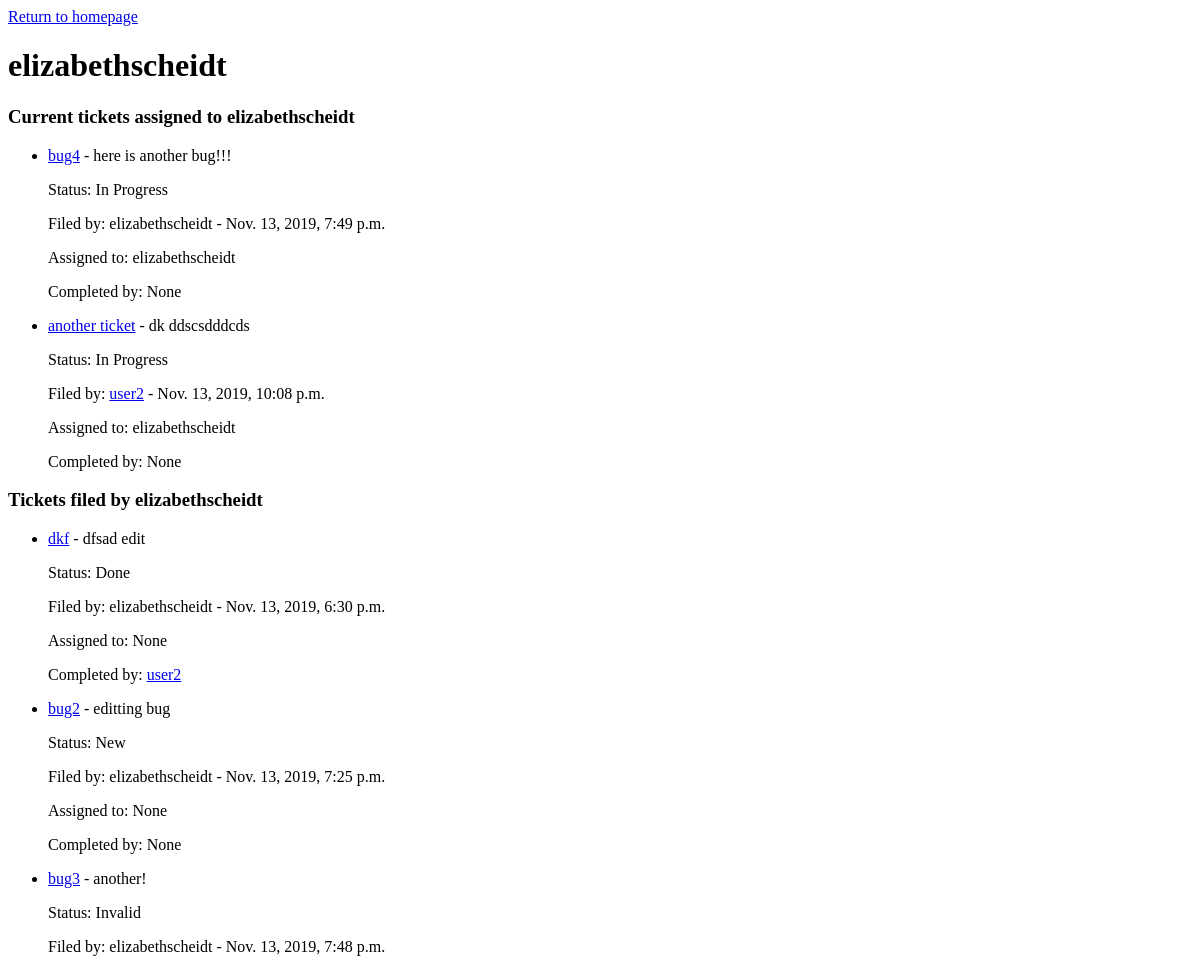
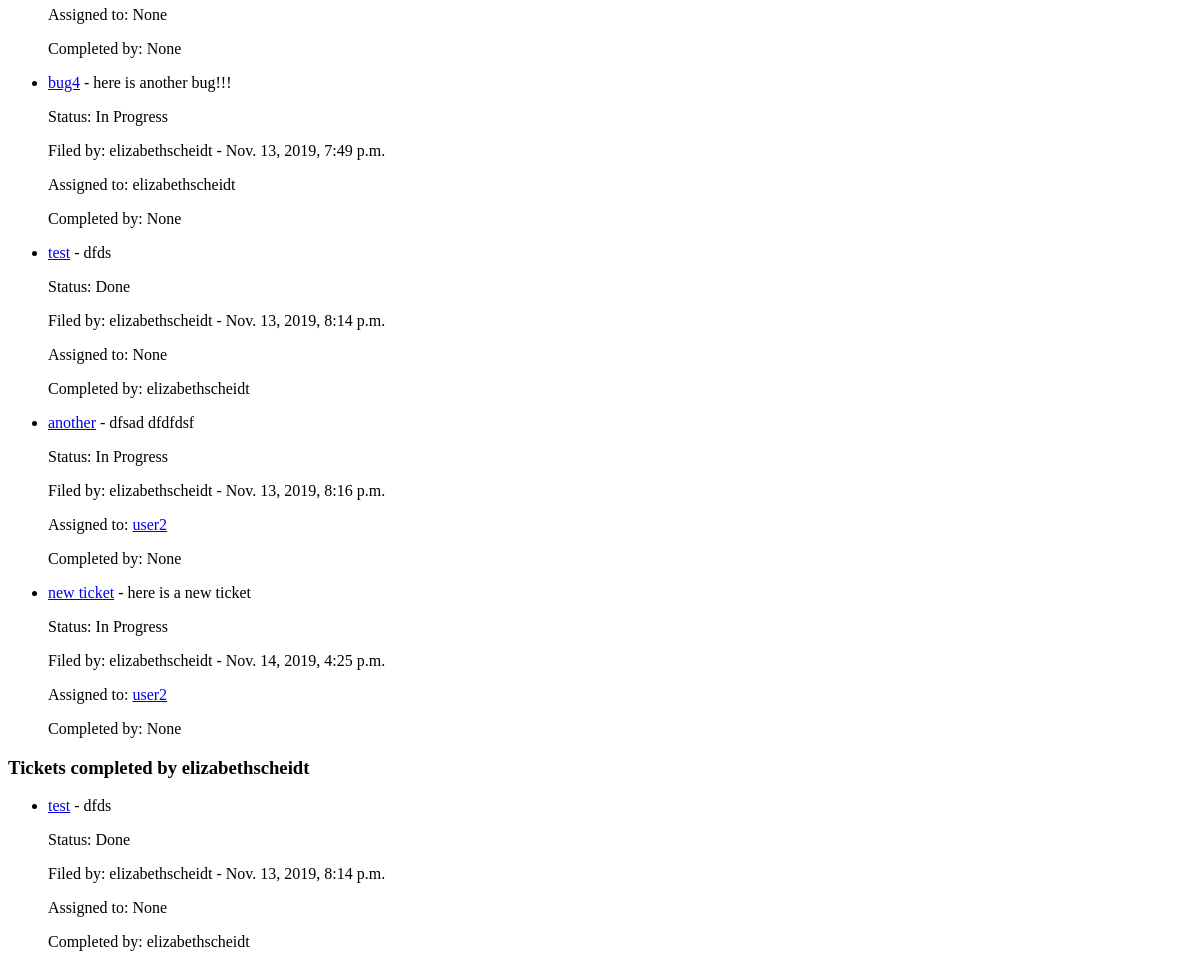
The app's page /user/1 (signed in), older data (2 pictures, top to bottom).
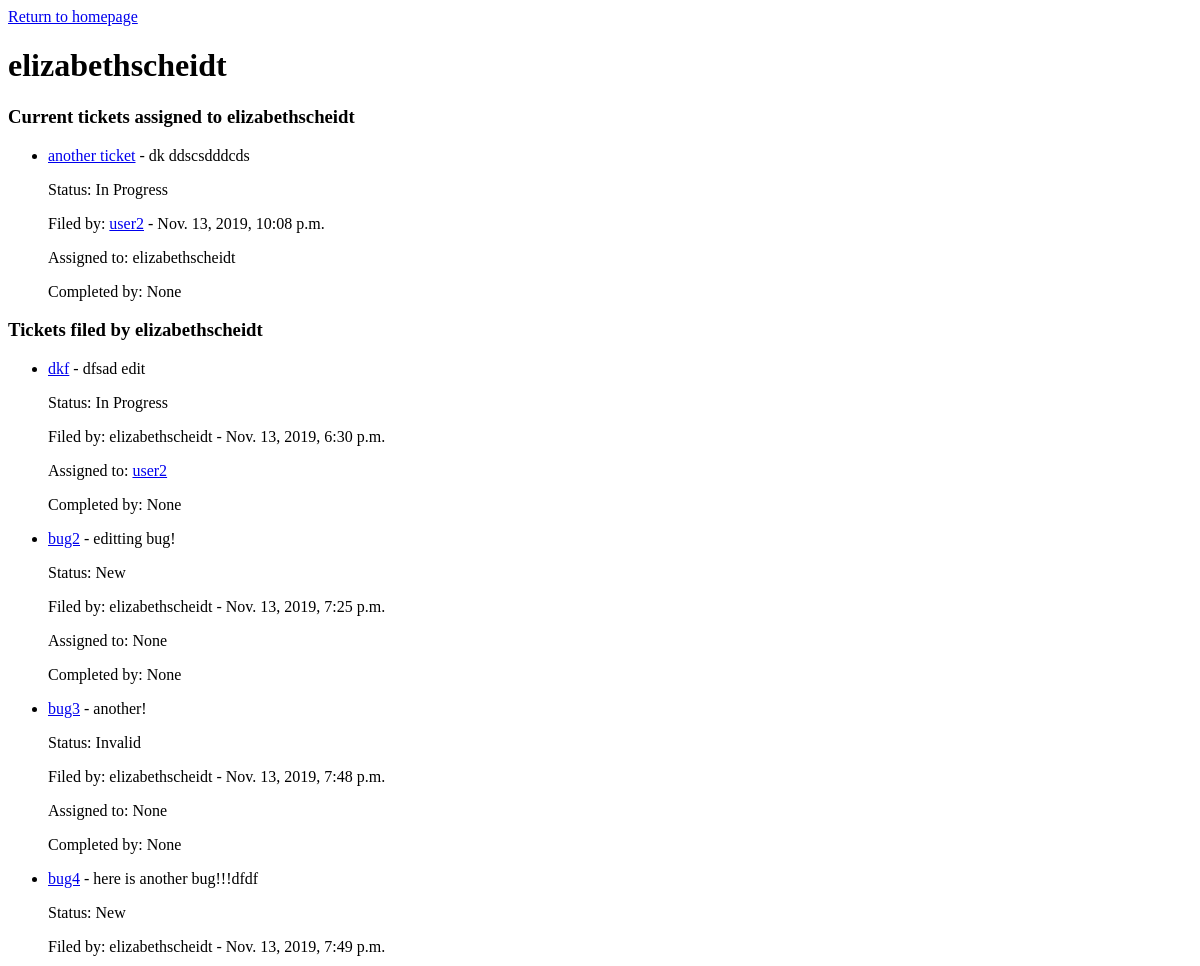
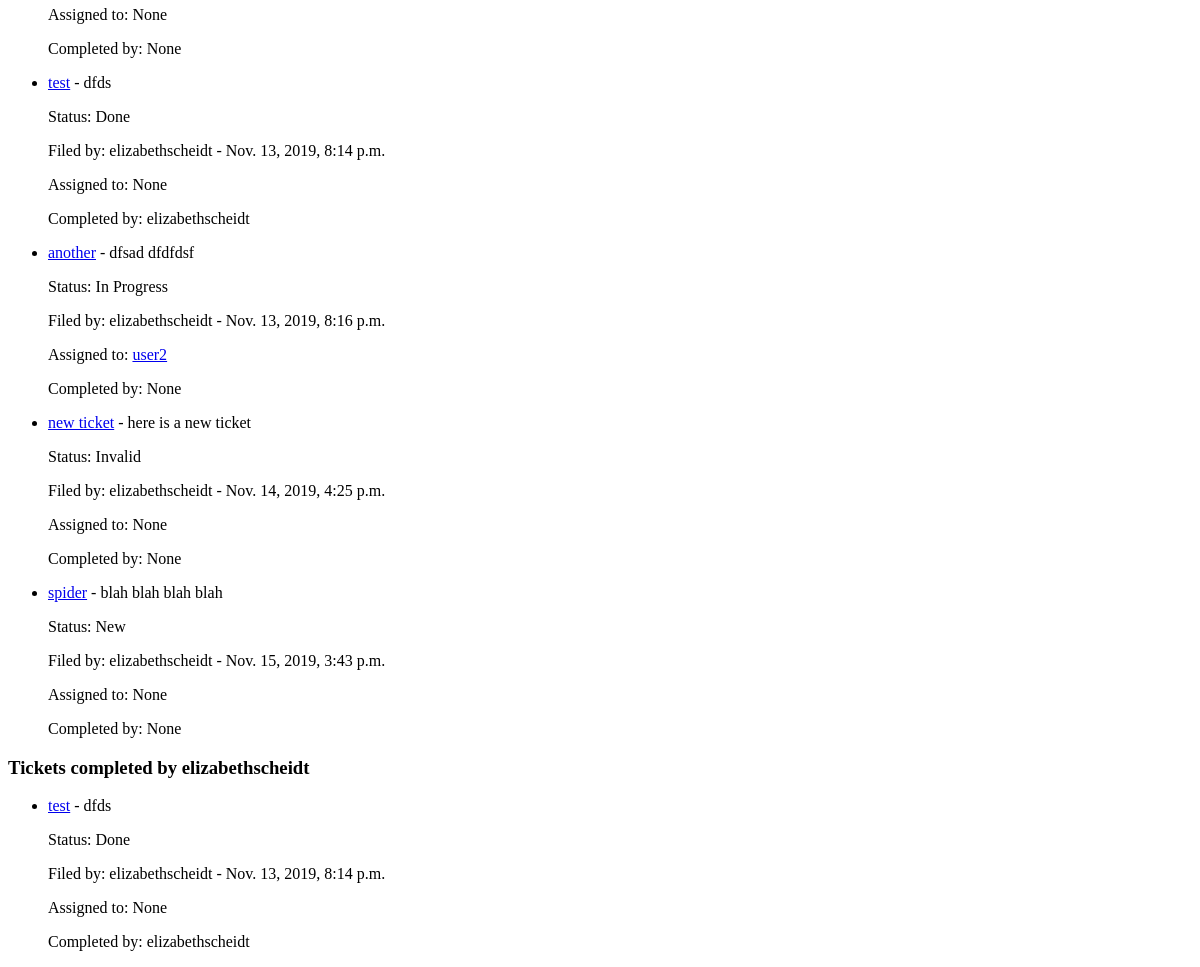
The same page, newer data (2 pictures, top to bottom).
### bugTracker/models.py (models this page shows, shortened)
class Ticket(models.Model):
    title = models.CharField(max_length=300)
    posted_date = models.DateTimeField(default=timezone.now)
    description = models.TextField()
    status = models.CharField(max_length=50, default='New')
    filed_by = models.ForeignKey(
        User,
        on_delete=models.CASCADE,
        related_name='filed_by',
        null=True,
        blank=True
    )
    assigned_to = models.ForeignKey(
        User,
        null=True,
        blank=True,
        on_delete=models.CASCADE,
        related_name='assigned_to'
    )
    completed_by = models.ForeignKey(
        User,
        null=True,
        blank=True,
        on_delete=models.CASCADE,
        related_name='completed_by'
    )

### bugTracker/views.py (the view)
# urls.py: path('user/<int:id>', views.user_detail_view),
@login_required
def user_detail_view(request, id):
    html = 'user.html'
    user = User.objects.get(pk=id)
    filed = Ticket.objects.filter(filed_by=user)
    assigned = Ticket.objects.filter(assigned_to=user)
    completed = Ticket.objects.filter(completed_by=user)
    ticket_types = [
        ('Current tickets assigned to ', assigned),
        ('Tickets filed by ', filed),
        ('Tickets completed by ', completed)
    ]
    return render(request, html, {
        'user': user,
        'ticket_types': ticket_types})

### bugTracker/templates/user.html (shortened to what this page needs)
<a href="/">Return to homepage</a>
<h1>{{user.username}}</h1>
{% for header, ticket_type in ticket_types %}
    <h3>{{header}}{{user.username}}</h3>
    <ul>
    {% for ticket in ticket_type %}
        <li>
            <p>
            <a href="/ticket/{{ticket.id}}">{{ticket.title}}</a> -
            {{ticket.description}}
            </p>
            <p>Status: {{ticket.status}}</p>
            <p>
                Filed by:
                {% if user.id != ticket.filed_by.id %}
                    <a href="/user/{{ticket.filed_by.id}}">{{ticket.filed_by}}</a>
                {% else %}
                    {{ticket.filed_by}}
                {% endif %}
                - {{ticket.posted_date}}
            </p>
            <p>
                Assigned to:
                {% if ticket.assigned_to and user.id != ticket.assigned_to.id %}
                    <a href="/user/{{ticket.assigned_to.id}}">{{ticket.assigned_to}}</a>
                {% else %}
                    {{ticket.assigned_to}}
                {% endif %}
            </p>
            <p>
                Completed by:
                {% if ticket.completed_by and user.id != ticket.completed_by.id %}
                    <a href="/user/{{ticket.completed_by.id}}">{{ticket.completed_by}}</a>
                {% else %}
                    {{ticket.completed_by}}
                {% endif %}
            </p>
        </li>
    {% endfor %}
    </ul>
{% endfor %}

Row changes from the older to the newer data that the page shows:
no longer on one of the page's lists (row edited): Ticket: title "bug4", description "here is another bug!!!", status "In Progress", filed_by "elizabethscheidt", posted_date "Nov. 13, 2019, 7:49 p.m.", assigned_to "elizabethscheidt", completed_by "None"
changed Ticket "dkf": status "Done" → "In Progress"; assigned_to_id empty → 2 (drawn); completed_by_id 2 → empty (drawn)
changed Ticket "bug2": description "editting bug" → "editting bug!"
changed Ticket "bug4": description "here is another bug!!!" → "here is another bug!!!dfdf"; status "In Progress" → "New"; assigned_to "elizabethscheidt" → "None"
changed Ticket "new ticket": status "In Progress" → "Invalid"; assigned_to_id 2 → empty (drawn)
added Ticket: title "spider", description "blah blah blah blah", status "New", filed_by "elizabethscheidt", posted_date "Nov. 15, 2019, 3:43 p.m.", assigned_to "None", completed_by "None", shown under "Tickets filed by"
Text that changed along with them:
list line gone: "None user2"
new list line: "user2 None"
list line gone: "user2"
new list line: "None"
